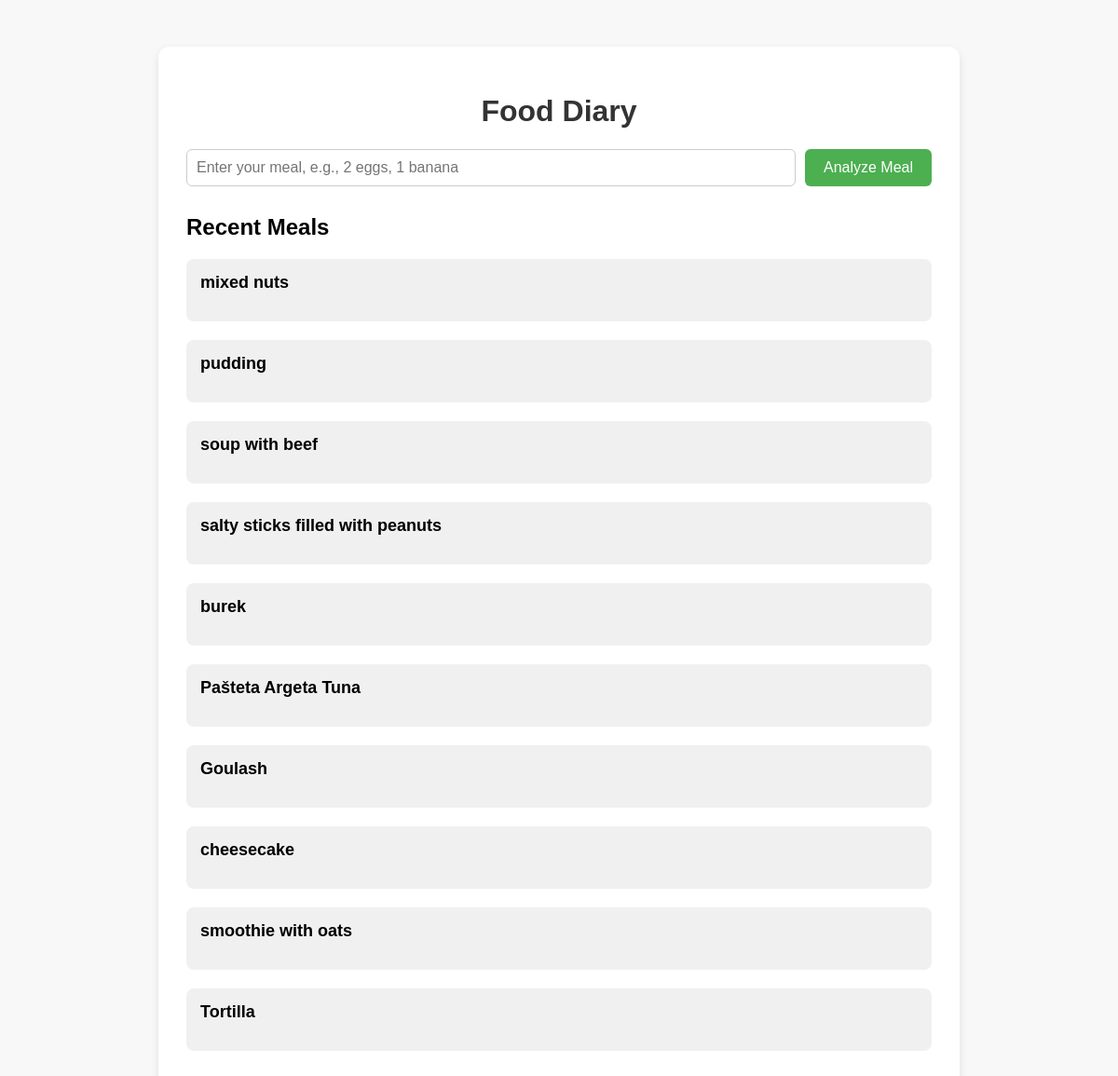
Before: / with the older database file.
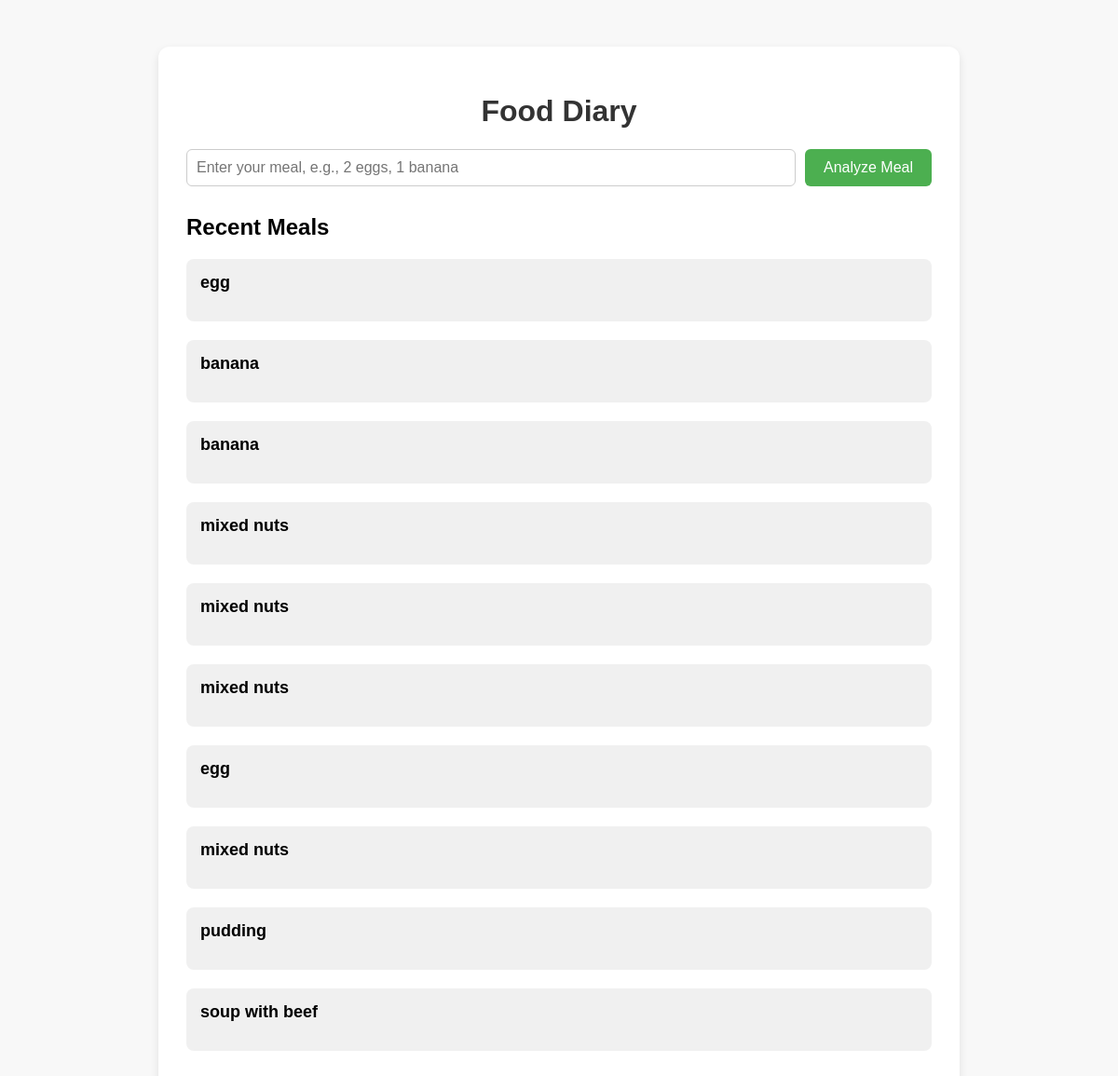
After: the same page with the newer database file.
### tables this page shows
CREATE TABLE meals (
            id INTEGER PRIMARY KEY AUTOINCREMENT,
            meal_text TEXT,
            nutrients TEXT
        );

### app/main.py (the view)
@app.get("/", response_class=HTMLResponse)
async def home(request: Request):
    conn = sqlite3.connect(DB_PATH)
    c = conn.cursor()
    c.execute("CREATE TABLE IF NOT EXISTS meals (id INTEGER PRIMARY KEY AUTOINCREMENT, meal_text TEXT, nutrients TEXT)")
    c.execute("SELECT meal_text, nutrients FROM meals ORDER BY id DESC LIMIT 10")
    rows = c.fetchall()
    conn.close()
    meals = [(meal_text, json.loads(nutrients_json)) for meal_text, nutrients_json in rows]
    return templates.TemplateResponse("index.html", {"request": request, "meals": meals})

### app/templates/index.html (shortened to what this page needs)
<!DOCTYPE html>
<html lang="en">
<head>
</head>
<body>
    <div class="container">
        <h1>Food Diary</h1>
        <form action="/analyze" method="post">
            <input type="text" name="meal_text" placeholder="Enter your meal, e.g., 2 eggs, 1 banana" required>
            <button type="submit">Analyze Meal</button>
        </form>
        <h2>Recent Meals</h2>
        {% for meal_text, nutrients_json in meals %}
        <div class="meal">
            <strong>{{ meal_text }}</strong>
        </div>
        {% endfor %}
    </div>
</body>
</html>

Changed rows visible on the page:
no longer on this page (row unchanged): meals: meal_text "salty sticks filled with peanuts"
no longer on this page (row unchanged): meals: meal_text "burek"
no longer on this page (row unchanged): meals: meal_text "Pašteta Argeta Tuna"
no longer on this page (row unchanged): meals: meal_text "Goulash"
no longer on this page (row unchanged): meals: meal_text "cheesecake"
no longer on this page (row unchanged): meals: meal_text "smoothie with oats"
no longer on this page (row unchanged): meals: meal_text "Tortilla"
added meals: meal_text "egg"
added meals: meal_text "banana"
added meals: meal_text "banana"
added meals: meal_text "mixed nuts"
added meals: meal_text "mixed nuts"
added meals: meal_text "mixed nuts"
added meals: meal_text "egg"
